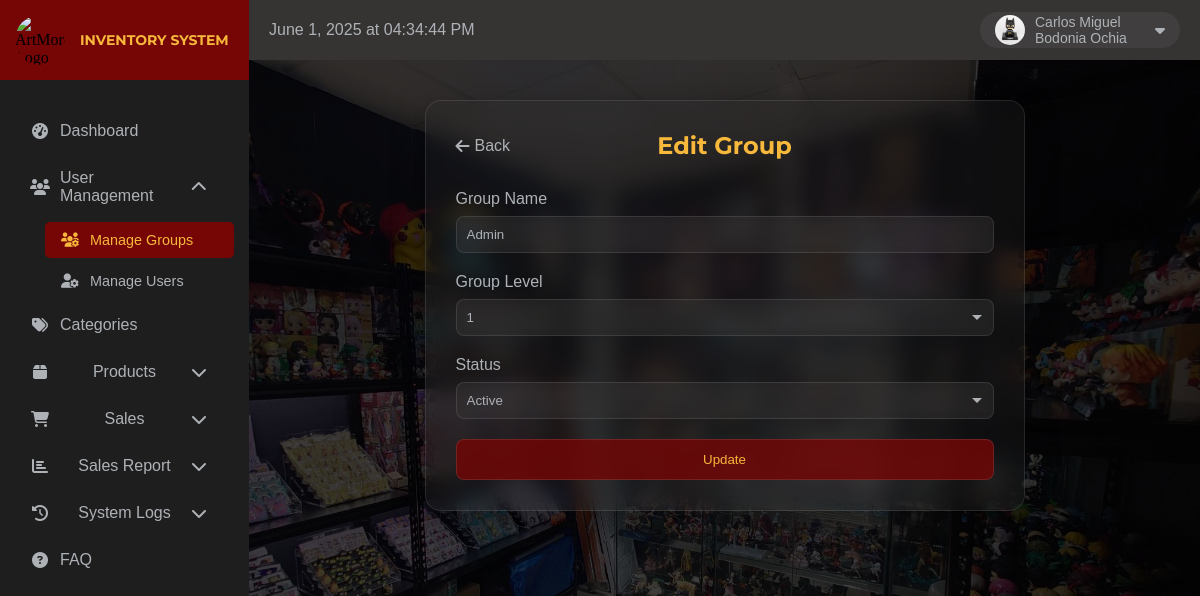
The page /admin/editGroups.php?id=13 (signed in) on the database its author committed.
### tables this page shows
CREATE TABLE `users` (
  `id` int(11) NOT NULL,
  `name` varchar(100) NOT NULL,
  `username` varchar(255) NOT NULL,
  `password` varchar(255) NOT NULL,
  `role` enum('admin','staff','','') NOT NULL,
  `created_at` timestamp NOT NULL DEFAULT current_timestamp(),
  `updated_at` timestamp NOT NULL DEFAULT current_timestamp() ON UPDATE current_timestamp(),
  `status` tinyint(1) NOT NULL,
  `profile_image` varchar(255) DEFAULT NULL,
  `deleted_at` timestamp NULL DEFAULT NULL
);

CREATE TABLE `user_groups` (
  `id` int(11) NOT NULL,
  `group_name` varchar(100) NOT NULL,
  `group_level` tinyint(4) NOT NULL,
  `status` enum('active','deactive') NOT NULL,
  `created_at` timestamp NOT NULL DEFAULT current_timestamp(),
  `updated_at` timestamp NOT NULL DEFAULT current_timestamp() ON UPDATE current_timestamp()
);

### admin/editGroups.php (the view, shortened to what this page needs)
<?php
require_once '../connection/connections.php';
$userName = '';
$profileImage = "../upload/default-profile.jpg";
if (isset($_SESSION['user_id'])) {
    try {
        $stmt = $pdo->prepare("SELECT id, name, profile_image FROM users WHERE id = ?");
        $stmt->execute([$_SESSION['user_id']]);
        $userData = $stmt->fetch(PDO::FETCH_ASSOC);
        if ($userData) {
            if (!empty($userData['name'])) {
                $userName = $userData['name'];
            }
            if (!empty($userData['profile_image'])) {
                $tempProfileImage = "../upload/profiles/" . $userData['profile_image'];
                if (file_exists($tempProfileImage)) {
                    $profileImage = $tempProfileImage;
                } else {
                    $profileImage = "../upload/default-profile.jpg";
                }
            }
        }
    } catch (PDOException $e) {
        error_log("Database Error: " . $e->getMessage());
    }
}
$group_id = isset($_GET['id']) ? (int)$_GET['id'] : 0;
try {
    $stmt = $pdo->prepare("SELECT group_name, group_level, status FROM user_groups WHERE id = ?");
    $stmt->execute([$group_id]);
    $groupData = $stmt->fetch(PDO::FETCH_ASSOC);
} catch (PDOException $e) {
    error_log("Database Error: " . $e->getMessage());
}
?>
<!DOCTYPE html>
<html lang="en">
<head>
    <link rel="stylesheet" href="https://cdnjs.cloudflare.com/ajax/libs/font-awesome/6.5.1/css/all.min.css">
</head>
<body>
            <div class="sidebar">
                <div class="logo-container">
                    <img src="../upload/ArtMore.jpg" alt="ArtMore Logo">
                    <h1>INVENTORY SYSTEM</h1>
                </div>
                <ul class="nav-links">
                    <li>
                        <a href="dashboard.php">
                            <i class="fas fa-tachometer-alt"></i>Dashboard
                        </a>
                    </li>
                    <li class="dropdown open">
                        <a href="#" class="dropdown-toggle">
                            <i class="fas fa-users"></i>User Management
                            <i class="fas fa-chevron-down arrow"></i>
                        </a>
                        <ul class="submenu">
                            <li class="active"><a href="manageGroups.php"><i class="fas fa-users-cog"></i>Manage Groups</a></li>
                            <li><a href="manageUsers.php"><i class="fas fa-user-cog"></i>Manage Users</a></li>
                        </ul>
                    </li>
                    <li>
                        <a href="categories.php">
                            <i class="fas fa-tags"></i>Categories
                        </a>
                    </li>
                    <li class="dropdown">
                        <a href="#" class="dropdown-toggle">
                            <i class="fas fa-box"></i>Products
                            <i class="fas fa-chevron-down arrow"></i>
                        </a>
                    </li>
                    <li class="dropdown">
                        <a href="#" class="dropdown-toggle">
                            <i class="fas fa-shopping-cart"></i>Sales
                            <i class="fas fa-chevron-down arrow"></i>
                        </a>
                    </li>
                    <li class="dropdown">
                        <a href="#" class="dropdown-toggle">
                            <i class="fas fa-chart-bar"></i>Sales Report
                            <i class="fas fa-chevron-down arrow"></i>
                        </a>
                    </li>
                    <li class="dropdown">
                        <a href="#" class="dropdown-toggle">
                            <i class="fas fa-history"></i>System Logs
                            <i class="fas fa-chevron-down arrow"></i>
                        </a>
                    </li>
                    <li>
                        <a href="faq.php">
                            <i class="fas fa-question-circle"></i>FAQ
                        </a>
                    </li>
                </ul>
            </div>
            <div class="topbar">
                <div class="time-label" id="currentDateTime">November 25, 2024, 2:13pm</div>
                <div class="profile-container">
                    <img src="<?php echo htmlspecialchars($profileImage); ?>" alt="Profile Picture">
                    <span class="profile-name"><?php echo htmlspecialchars($userName); ?></span>
                    <i class="fas fa-caret-down"></i>
                </div>
            </div>
            <div class="main-content">
                <div class="form-container">
                    <div class="header-container">
                        <a href="manageGroups.php" class="back-btn">
                            <i class="fas fa-arrow-left"></i> Back
                        </a>
                        <h2>Edit Group</h2>
                    </div>
                    <form id="editGroupForm" method="POST">
                        <div class="form-group">
                            <label for="groupName">Group Name</label>
                            <input type="text" id="groupName" name="groupName"
                                   value="<?php echo htmlspecialchars($groupData['group_name'] ?? ''); ?>" required>
                        </div>
                        <div class="form-group">
                            <label for="groupLevel">Group Level</label>
                            <select id="groupLevel" name="groupLevel" required>
                                <option value="1" <?php echo ($groupData['group_level'] == 1) ? 'selected' : ''; ?>>1</option>
                            </select>
                        </div>
                        <div class="form-group">
                            <label for="status">Status</label>
                            <select id="status" name="status" required>
                                <option value="active" <?php echo ($groupData['status'] == 1) ? 'selected' : ''; ?>>Active</option>
                            </select>
                        </div>
                        <button type="submit" class="update-btn">Update</button>
                    </form>
                </div>
            </div>
</body>
</html>

### rows shown on the page
users: profile_image (picture), name "Carlos Miguel Bodonia Ochia"
user_groups: groupName "Admin", groupLevel "1"
